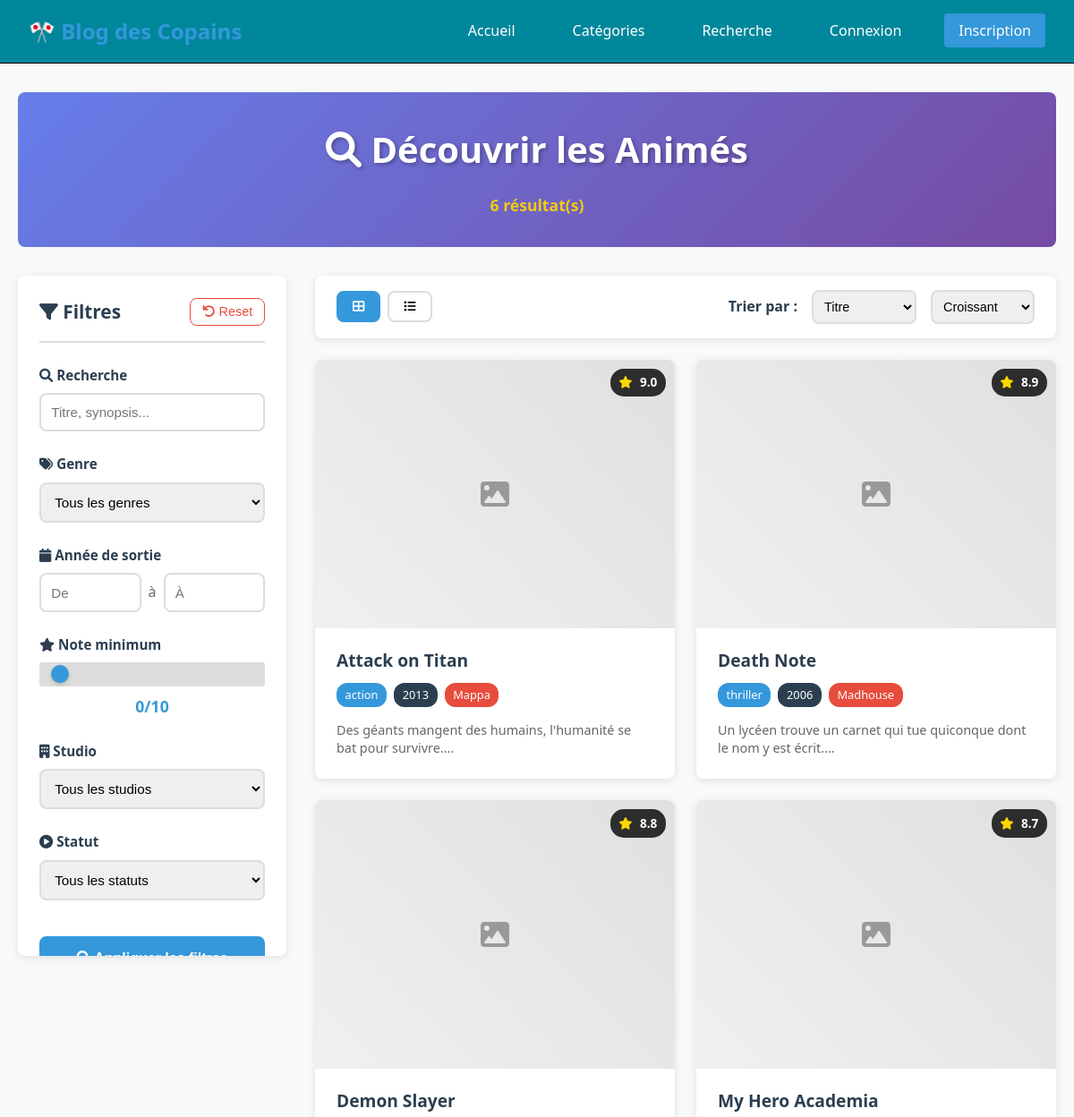
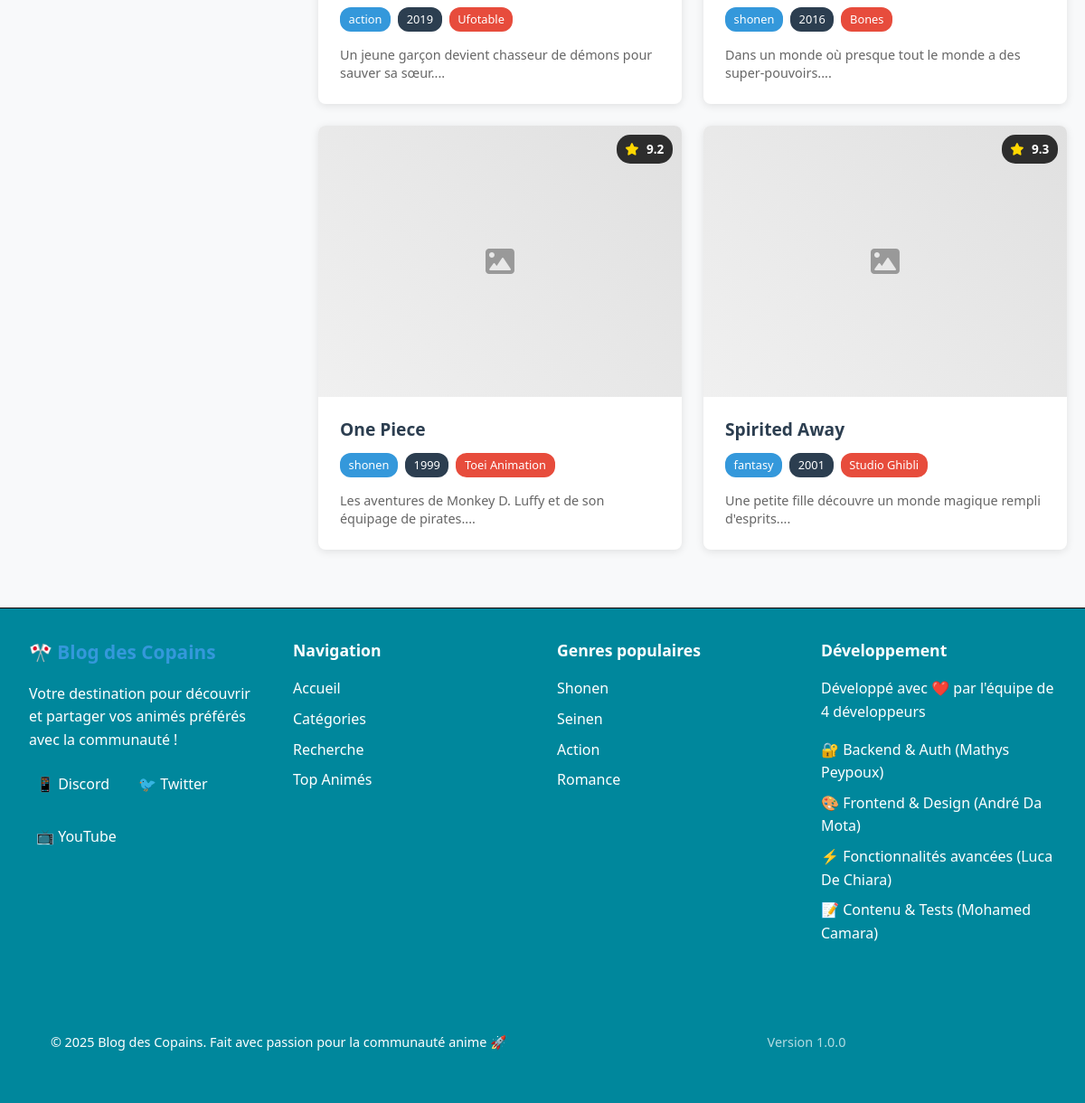
Page /includes/filters.php on the committed database (2 pictures, top to bottom).
### tables this page shows
CREATE TABLE IF NOT EXISTS `anime` (
    `id` int(11) NOT NULL AUTO_INCREMENT,
    `title` varchar(255) NOT NULL,
    `slug` varchar(255) NOT NULL UNIQUE,
    `genre` varchar(100) NOT NULL,
    `year` int(4) NOT NULL,
    `rating` decimal(3,1) DEFAULT NULL,
    `synopsis` text,
    `image_url` varchar(500),
    `studio` varchar(100),
    `status` enum('ongoing','completed','upcoming') DEFAULT 'completed',
    `episodes` int(11),
    `duration` int(11),
    `created_by` int(11) DEFAULT NULL,
    `created_at` timestamp DEFAULT CURRENT_TIMESTAMP,
    `updated_at` timestamp DEFAULT CURRENT_TIMESTAMP ON UPDATE CURRENT_TIMESTAMP,
    
    PRIMARY KEY (`id`),
    UNIQUE KEY `unique_slug` (`slug`),
    INDEX `idx_genre` (`genre`),
    INDEX `idx_year` (`year`),
    INDEX `idx_rating` (`rating`),
    INDEX `idx_status` (`status`),
    INDEX `idx_created_by` (`created_by`),
    
    CONSTRAINT `fk_anime_creator` 
        FOREIGN KEY (`created_by`) 
        REFERENCES `users` (`id`) 
        ON DELETE SET NULL ON UPDATE CASCADE
);

### includes/filters.php (the view, shortened to what this page needs)
<?php
$db = getDB();
$search = isset($_GET['search']) ? trim($_GET['search']) : '';
$year_min = isset($_GET['year_min']) ? (int)$_GET['year_min'] : '';
$year_max = isset($_GET['year_max']) ? (int)$_GET['year_max'] : '';
$rating_min = isset($_GET['rating_min']) ? (float)$_GET['rating_min'] : '';
$sort_by = isset($_GET['sort_by']) ? $_GET['sort_by'] : 'title';
$sort_order = isset($_GET['sort_order']) ? $_GET['sort_order'] : 'ASC';
$page = isset($_GET['page']) ? (int)$_GET['page'] : 1;
$per_page = 12;
$offset = ($page - 1) * $per_page;
$where_conditions = [];
$params = [];
$where_clause = !empty($where_conditions) ? 'WHERE ' . implode(' AND ', $where_conditions) : '';
$count_sql = "SELECT COUNT(*) FROM anime $where_clause";
$count_stmt = $db->prepare($count_sql);
$count_stmt->execute($params);
$total_results = $count_stmt->fetchColumn();
$sql = "SELECT * FROM anime $where_clause ORDER BY $sort_by $sort_order LIMIT $per_page OFFSET $offset";
$stmt = $db->prepare($sql);
$stmt->execute($params);
$animes = $stmt->fetchAll();
$years_stmt = $db->query("SELECT MIN(year) as min_year, MAX(year) as max_year FROM anime");
$year_range = $years_stmt->fetch();
?>
<!DOCTYPE html>
<html lang="fr">
<head>
    <link rel="stylesheet" href="../assets/css/style.css">
    <link rel="stylesheet" href="../assets/css/responsive.css">
    <link rel="stylesheet" href="../assets/css/filters.css">
    <link href="https://cdnjs.cloudflare.com/ajax/libs/font-awesome/6.0.0/css/all.min.css" rel="stylesheet">
</head>
<body>
    <?php include '../includes/header.php'; ?>
    <main class="main-content">
        <div class="container">
            <div class="search-header">
                <h1><i class="fas fa-search"></i> Découvrir les Animés</h1>
                <div class="search-stats">
                    <span class="results-count"><?php echo $total_results; ?> résultat(s)</span>
                </div>
            </div>
            <div class="filters-layout">
                <aside class="filters-panel">
                    <div class="filters-header">
                        <h3><i class="fas fa-filter"></i> Filtres</h3>
                        <button class="reset-filters" onclick="resetAllFilters()">
                            <i class="fas fa-undo"></i> Reset
                        </button>
                    </div>
                    <form id="filtersForm" method="GET" action="">
                        <div class="filter-group">
                            <label for="search"><i class="fas fa-search"></i> Recherche</label>
                            <div class="search-input">
                                <input type="text"
                                       id="search"
                                       name="search"
                                       value="<?php echo htmlspecialchars($search); ?>"
                                       placeholder="Titre, synopsis...">
                            </div>
                        </div>
                        <div class="filter-group">
                            <label for="genre"><i class="fas fa-tags"></i> Genre</label>
                            <select id="genre" name="genre">
                                <option value="">Tous les genres</option>
                            </select>
                        </div>
                        <div class="filter-group">
                            <label><i class="fas fa-calendar"></i> Année de sortie</label>
                            <div class="year-range">
                                <input type="number"
                                       name="year_min"
                                       placeholder="De"
                                       min="<?php echo $year_range['min_year']; ?>"
                                       max="<?php echo $year_range['max_year']; ?>"
                                       value="<?php echo $year_min; ?>">
                                <span>à</span>
                                <input type="number"
                                       name="year_max"
                                       placeholder="À"
                                       min="<?php echo $year_range['min_year']; ?>"
                                       max="<?php echo $year_range['max_year']; ?>"
                                       value="<?php echo $year_max; ?>">
                            </div>
                        </div>
                        <div class="filter-group">
                            <label for="rating_min"><i class="fas fa-star"></i> Note minimum</label>
                            <div class="rating-slider">
                                <input type="range"
                                       id="rating_min"
                                       name="rating_min"
                                       min="0"
                                       max="10"
                                       step="0.5"
                                       value="<?php echo $rating_min ?: 0; ?>">
                                <div class="rating-value">
                                    <span id="ratingValue"><?php echo $rating_min ?: 0; ?></span>/10
                                </div>
                            </div>
                        </div>
                        <div class="filter-group">
                            <label for="studio"><i class="fas fa-building"></i> Studio</label>
                            <select id="studio" name="studio">
                                <option value="">Tous les studios</option>
                            </select>
                        </div>
                        <div class="filter-group">
                            <label for="status"><i class="fas fa-play-circle"></i> Statut</label>
                            <select id="status" name="status">
                                <option value="">Tous les statuts</option>
                            </select>
                        </div>
                        <button type="submit" class="apply-filters">
                            <i class="fas fa-search"></i> Appliquer les filtres
                        </button>
                    </form>
                </aside>
                <main class="results-content">
                    <div class="sort-bar">
                        <div class="view-options">
                            <button class="view-btn active" data-view="grid">
                                <i class="fas fa-th-large"></i>
                            </button>
                            <button class="view-btn" data-view="list">
                                <i class="fas fa-list"></i>
                            </button>
                        </div>
                        <div class="sort-options">
                            <label for="sortBy">Trier par :</label>
                            <select id="sortBy" name="sort_by" form="filtersForm">
                                <option value="title" <?php echo $sort_by === 'title' ? 'selected' : ''; ?>>Titre</option>
                            </select>
                            <select id="sortOrder" name="sort_order" form="filtersForm">
                                <option value="ASC" <?php echo $sort_order === 'ASC' ? 'selected' : ''; ?>>Croissant</option>
                            </select>
                        </div>
                    </div>
                    <?php if (empty($animes)): ?>
                        <div class="no-results">
                            <div class="no-results-icon">
                                <i class="fas fa-search-minus"></i>
                            </div>
                            <h3>Aucun résultat trouvé</h3>
                            <p>Essayez de modifier vos critères de recherche ou de supprimer certains filtres.</p>
                            <button class="btn btn-primary" onclick="resetAllFilters()">
                                <i class="fas fa-refresh"></i> Réinitialiser les filtres
                            </button>
                        </div>
                    <?php else: ?>
                        <div class="anime-grid" id="resultsGrid">
                            <?php foreach($animes as $anime): ?>
                                <article class="anime-card" data-anime-id="<?php echo $anime['id']; ?>">
                                    <div class="anime-image-container">
                                        <?php if ($anime['image_url']): ?>
                                            <img src="<?php echo htmlspecialchars($anime['image_url']); ?>"
                                                 alt="<?php echo htmlspecialchars($anime['title']); ?>"
                                                 class="anime-image">
                                        <?php else: ?>
                                            <div class="anime-image placeholder">
                                            </div>
                                        <?php endif; ?>
                                        <?php if ($anime['rating']): ?>
                                            <div class="rating-badge">
                                                <i class="fas fa-star"></i>
                                                <?php echo $anime['rating']; ?>
                                            </div>
                                        <?php endif; ?>
                                    </div>
                                    <div class="anime-info">
                                        <h3><?php echo htmlspecialchars($anime['title']); ?></h3>
                                        <div class="anime-meta">
                                            <span class="genre"><?php echo htmlspecialchars($anime['genre']); ?></span>
                                            <span class="year"><?php echo $anime['year']; ?></span>
                                            <?php if ($anime['studio']): ?>
                                                <span class="studio"><?php echo htmlspecialchars($anime['studio']); ?></span>
                                            <?php endif; ?>
                                        </div>
                                        <?php if ($anime['synopsis']): ?>
                                            <p class="synopsis"><?php echo htmlspecialchars(substr($anime['synopsis'], 0, 120)) . '...'; ?></p>
                                        <?php endif; ?>
                                    </div>
                                </article>
                            <?php endforeach; ?>
                        </div>
                    <?php endif; ?>
                </main>
            </div>
        </div>
    </main>
    <?php include '../includes/footer.php'; ?>
</body>
</html>

### rows in the picture
anime: rating "9.0", title "Attack on Titan", genre "action", year "2013", studio "Mappa", synopsis "Des géants mangent des humains, l'humanité se bat pour survivre."
anime: rating "8.9", title "Death Note", genre "thriller", year "2006", studio "Madhouse", synopsis "Un lycéen trouve un carnet qui tue quiconque dont le nom y est écrit."
anime: rating "8.8", title "Demon Slayer", genre "action", year "2019", studio "Ufotable", synopsis "Un jeune garçon devient chasseur de démons pour sauver sa sœur."
anime: rating "8.7", title "My Hero Academia", genre "shonen", year "2016", studio "Bones", synopsis "Dans un monde où presque tout le monde a des super-pouvoirs."
anime: rating "9.2", title "One Piece", genre "shonen", year "1999", studio "Toei Animation", synopsis "Les aventures de Monkey D. Luffy et de son équipage de pirates."
anime: rating "9.3", title "Spirited Away", genre "fantasy", year "2001", studio "Studio Ghibli", synopsis "Une petite fille découvre un monde magique rempli d'esprits."

### other values in the picture
$total_results "6"
$rating_min ?: 0 "0"
SITE_VERSION "1.0.0"
